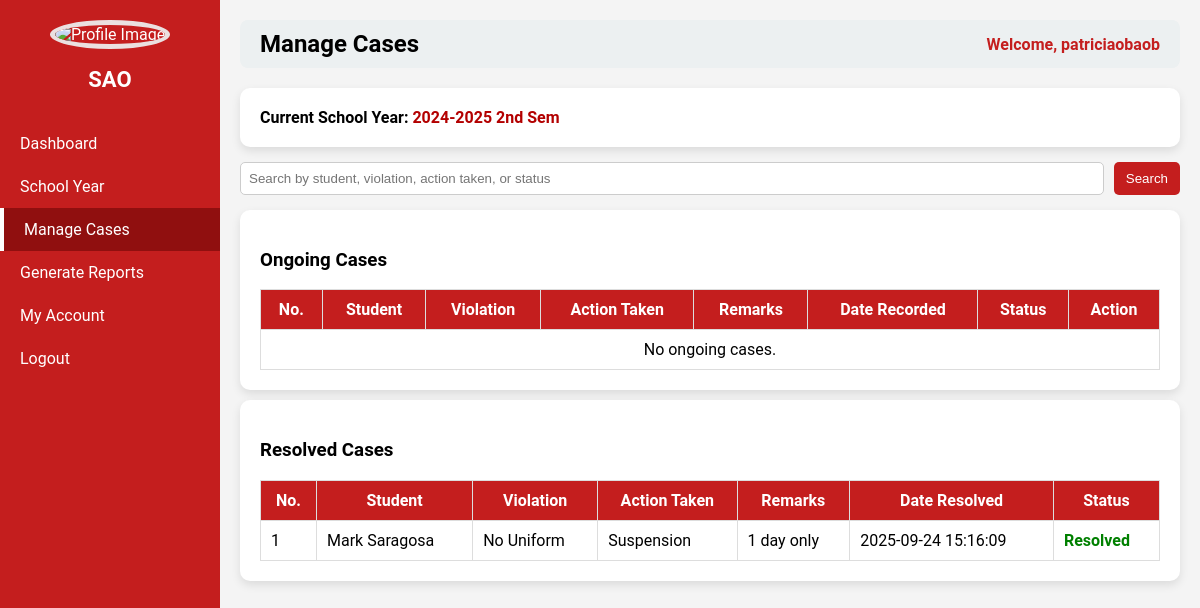
Page /sao.php?page=manage_cases (signed in) on the earlier database version.
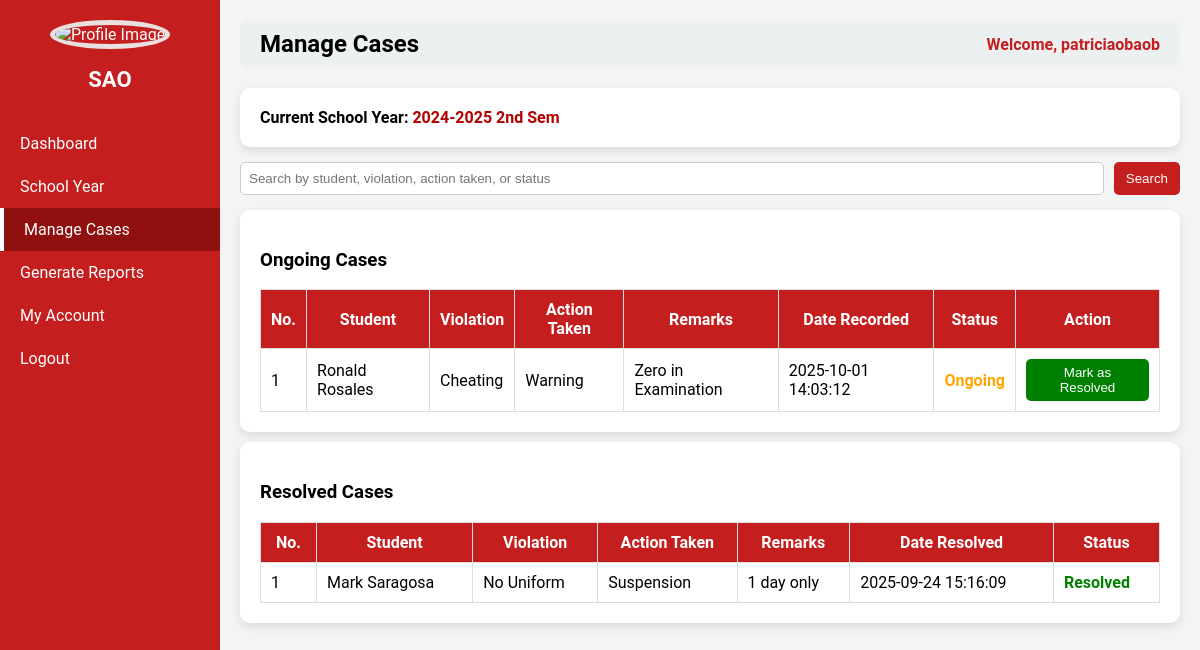
Same page on the later database version.
### tables this page shows
CREATE TABLE `resolved_cases` (
  `id` int(11) NOT NULL,
  `record_violation_id` int(11) NOT NULL,
  `status` varchar(50) NOT NULL,
  `date_resolved` timestamp NOT NULL DEFAULT current_timestamp(),
  `school_year_id` int(11) NOT NULL
);

CREATE TABLE `students` (
  `id` int(11) NOT NULL,
  `first_name` varchar(50) NOT NULL,
  `last_name` varchar(50) NOT NULL,
  `school_year_id` int(11) NOT NULL,
  `program_id` int(11) NOT NULL,
  `year_level_id` int(11) NOT NULL,
  `section_id` int(11) NOT NULL,
  `address` varchar(100) NOT NULL,
  `contact` varchar(20) NOT NULL,
  `img` varchar(255) NOT NULL,
  `user_id` int(11) NOT NULL
);

CREATE TABLE `violations` (
  `id` int(11) NOT NULL,
  `violation` varchar(100) NOT NULL
);

CREATE TABLE `record_violations` (
  `id` int(11) NOT NULL,
  `student_violations_id` int(11) NOT NULL,
  `action_taken` varchar(255) NOT NULL,
  `remarks` text NOT NULL,
  `date_recorded` timestamp NOT NULL DEFAULT current_timestamp(),
  `user_id` int(11) NOT NULL,
  `school_year_id` int(11) NOT NULL,
  `status` varchar(50) NOT NULL
);

### sao_pages/manage_cases.php (the view, shortened to what the changed rows need)
<?php
require __DIR__ . '/../db_connect.php';
$current_sy_row = $pdo->query("SELECT * FROM school_years WHERE is_current = 1 LIMIT 1")->fetch(PDO::FETCH_ASSOC);
if ($current_sy_row) {
    $current_sy_id = $current_sy_row['id'];
} else {
    $current_sy_row = $pdo->query("SELECT * FROM school_years ORDER BY id DESC LIMIT 1")->fetch(PDO::FETCH_ASSOC);
    $current_sy_id = $current_sy_row ? $current_sy_row['id'] : null;
    $current_school_year = $current_sy_row ? $current_sy_row['school_year'] : "None";
}
$search = isset($_GET['search']) ? trim($_GET['search']) : '';
if ($search) {
    $ongoing_stmt = $pdo->prepare("
        SELECT rv.*, st.first_name, st.last_name, v.violation AS violation
        FROM record_violations rv
        JOIN student_violations sv ON rv.student_violations_id = sv.id
        JOIN students st ON sv.student_id = st.id
        JOIN violations v ON sv.violation_id = v.id
        WHERE rv.status='Ongoing' AND rv.school_year_id = ?
        AND (
            CONCAT(st.first_name, ' ', st.last_name) LIKE ?
            OR v.violation LIKE ?
            OR rv.action_taken LIKE ?
            OR rv.status LIKE ?
        )
        ORDER BY rv.date_recorded DESC
    ");
    $ongoing_stmt->execute([$current_sy_id, "%$search%", "%$search%", "%$search%", "%$search%"]);
} else {
    $ongoing_stmt = $pdo->prepare("
        SELECT rv.*, st.first_name, st.last_name, v.violation AS violation
        FROM record_violations rv
        JOIN student_violations sv ON rv.student_violations_id = sv.id
        JOIN students st ON sv.student_id = st.id
        JOIN violations v ON sv.violation_id = v.id
        WHERE rv.status='Ongoing' AND rv.school_year_id = ?
        ORDER BY rv.date_recorded DESC
    ");
    $ongoing_stmt->execute([$current_sy_id]);
}
$ongoing = $ongoing_stmt->fetchAll(PDO::FETCH_ASSOC);
if ($search) {
    $resolved_stmt = $pdo->prepare("
        SELECT rc.*, rv.action_taken, rv.remarks, st.first_name, st.last_name, v.violation AS violation
        FROM resolved_cases rc
        JOIN record_violations rv ON rc.record_violation_id = rv.id
        JOIN student_violations sv ON rv.student_violations_id = sv.id
        JOIN students st ON sv.student_id = st.id
        JOIN violations v ON sv.violation_id = v.id
        WHERE rv.school_year_id = ?
        AND (
            CONCAT(st.first_name, ' ', st.last_name) LIKE ?
            OR v.violation LIKE ?
            OR rv.action_taken LIKE ?
            OR rc.status LIKE ?
        )
        ORDER BY rc.date_resolved DESC
    ");
    $resolved_stmt->execute([$current_sy_id, "%$search%", "%$search%", "%$search%", "%$search%"]);
} else {
    $resolved_stmt = $pdo->prepare("
        SELECT rc.*, rv.action_taken, rv.remarks, st.first_name, st.last_name, v.violation AS violation
        FROM resolved_cases rc
        JOIN record_violations rv ON rc.record_violation_id = rv.id
        JOIN student_violations sv ON rv.student_violations_id = sv.id
        JOIN students st ON sv.student_id = st.id
        JOIN violations v ON sv.violation_id = v.id
        WHERE rv.school_year_id = ?
        ORDER BY rc.date_resolved DESC
    ");
    $resolved_stmt->execute([$current_sy_id]);
}
$resolved = $resolved_stmt->fetchAll(PDO::FETCH_ASSOC);
?>
<div class="container">
    <table class="styled-table">
        <thead>
            <tr>
                <th>No.</th>
                <th>Student</th>
                <th>Violation</th>
                <th>Action Taken</th>
                <th>Remarks</th>
                <th>Date Recorded</th>
                <th>Status</th>
                <th>Action</th>
            </tr>
        </thead>
        <tbody>
            <?php if ($ongoing): ?>
                <?php foreach ($ongoing as $index => $o): ?>
                    <tr>
                        <td><?= $index + 1; ?></td>
                        <td><?= htmlspecialchars($o['first_name'] . " " . $o['last_name']); ?></td>
                        <td><?= htmlspecialchars($o['violation']); ?></td>
                        <td><?= htmlspecialchars($o['action_taken']); ?></td>
                        <td><?= htmlspecialchars($o['remarks']); ?></td>
                        <td><?= $o['date_recorded']; ?></td>
                        <td><span style="color:orange;font-weight:bold;"><?= $o['status']; ?></span></td>
                        <td>
                            <form method="POST" class="inline-form">
                                <button type="submit" name="resolve_case" class="btn btn-success"
                                    onclick="return confirm('Mark this case as Resolved?')">
                                    Mark as Resolved
                                </button>
                            </form>
                        </td>
                    </tr>
                <?php endforeach; ?>
            <?php else: ?>
                <tr><td colspan="8" style="text-align:center;">No ongoing cases.</td></tr>
            <?php endif; ?>
        </tbody>
    </table>
</div>
<div class="container">
    <table class="styled-table">
        <thead>
            <tr>
                <th>No.</th>
                <th>Student</th>
                <th>Violation</th>
                <th>Action Taken</th>
                <th>Remarks</th>
                <th>Date Resolved</th>
                <th>Status</th>
            </tr>
        </thead>
        <tbody>
            <?php if ($resolved): ?>
                <?php foreach ($resolved as $index => $r): ?>
                    <tr>
                        <td><?= $index + 1; ?></td>
                        <td><?= htmlspecialchars($r['first_name'] . " " . $r['last_name']); ?></td>
                        <td><?= htmlspecialchars($r['violation']); ?></td>
                        <td><?= htmlspecialchars($r['action_taken']); ?></td>
                        <td><?= htmlspecialchars($r['remarks']); ?></td>
                        <td><?= $r['date_resolved']; ?></td>
                        <td><span style="color:green;font-weight:bold;"><?= $r['status']; ?></span></td>
                    </tr>
                <?php endforeach; ?>
            <?php else: ?>
                <tr><td colspan="7" style="text-align:center;">No resolved cases yet.</td></tr>
            <?php endif; ?>
        </tbody>
    </table>
</div>

Differences in the rows shown:
added record_violations: students.first_name+last_name "Ronald Rosales", violations.violation "Cheating", action_taken "Warning", remarks "Zero in Examination", date_recorded "2025-10-01 14:03:12", status "Ongoing"
Other differences:
text no longer shown: "No ongoing cases."
